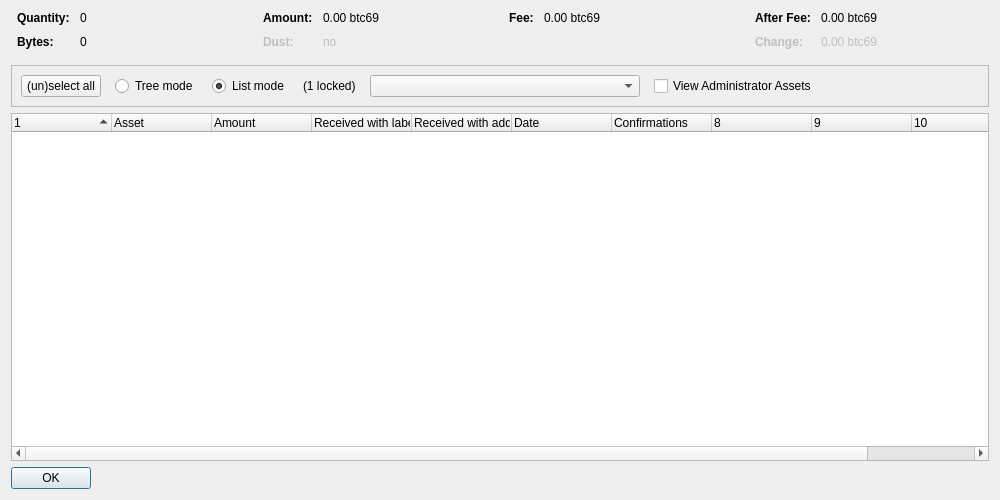
<?xml version="1.0" encoding="UTF-8"?>
<ui version="4.0">
 <class>AssetControlDialog</class>
 <widget class="QDialog" name="AssetControlDialog">
  <property name="geometry">
   <rect>
    <x>0</x>
    <y>0</y>
    <width>1000</width>
    <height>500</height>
   </rect>
  </property>
  <property name="windowTitle">
   <string>Asset Selection</string>
  </property>
  <layout class="QVBoxLayout" name="verticalLayout">
   <item>
    <layout class="QHBoxLayout" name="horizontalLayoutTop" stretch="0,0,0,0">
     <property name="topMargin">
      <number>0</number>
     </property>
     <property name="bottomMargin">
      <number>10</number>
     </property>
     <item>
      <layout class="QFormLayout" name="formLayoutAssetControl1">
       <property name="horizontalSpacing">
        <number>10</number>
       </property>
       <property name="verticalSpacing">
        <number>10</number>
       </property>
       <property name="leftMargin">
        <number>6</number>
       </property>
       <property name="rightMargin">
        <number>6</number>
       </property>
       <item row="0" column="0">
        <widget class="QLabel" name="labelAssetControlQuantityText">
         <property name="font">
          <font>
           <weight>75</weight>
           <bold>true</bold>
          </font>
         </property>
         <property name="text">
          <string>Quantity:</string>
         </property>
        </widget>
       </item>
       <item row="0" column="1">
        <widget class="QLabel" name="labelAssetControlQuantity">
         <property name="cursor">
          <cursorShape>IBeamCursor</cursorShape>
         </property>
         <property name="contextMenuPolicy">
          <enum>Qt::ActionsContextMenu</enum>
         </property>
         <property name="text">
          <string notr="true">0</string>
         </property>
         <property name="textInteractionFlags">
          <set>Qt::LinksAccessibleByMouse|Qt::TextSelectableByKeyboard|Qt::TextSelectableByMouse</set>
         </property>
        </widget>
       </item>
       <item row="1" column="0">
        <widget class="QLabel" name="labelAssetControlBytesText">
         <property name="font">
          <font>
           <weight>75</weight>
           <bold>true</bold>
          </font>
         </property>
         <property name="text">
          <string>Bytes:</string>
         </property>
        </widget>
       </item>
       <item row="1" column="1">
        <widget class="QLabel" name="labelAssetControlBytes">
         <property name="cursor">
          <cursorShape>IBeamCursor</cursorShape>
         </property>
         <property name="contextMenuPolicy">
          <enum>Qt::ActionsContextMenu</enum>
         </property>
         <property name="text">
          <string notr="true">0</string>
         </property>
         <property name="textInteractionFlags">
          <set>Qt::LinksAccessibleByMouse|Qt::TextSelectableByKeyboard|Qt::TextSelectableByMouse</set>
         </property>
        </widget>
       </item>
      </layout>
     </item>
     <item>
      <layout class="QFormLayout" name="formLayoutAssetControl2">
       <property name="horizontalSpacing">
        <number>10</number>
       </property>
       <property name="verticalSpacing">
        <number>10</number>
       </property>
       <property name="leftMargin">
        <number>6</number>
       </property>
       <property name="rightMargin">
        <number>6</number>
       </property>
       <item row="0" column="0">
        <widget class="QLabel" name="labelAssetControlAmountText">
         <property name="font">
          <font>
           <weight>75</weight>
           <bold>true</bold>
          </font>
         </property>
         <property name="text">
          <string>Amount:</string>
         </property>
        </widget>
       </item>
       <item row="0" column="1">
        <widget class="QLabel" name="labelAssetControlAmount">
         <property name="cursor">
          <cursorShape>IBeamCursor</cursorShape>
         </property>
         <property name="contextMenuPolicy">
          <enum>Qt::ActionsContextMenu</enum>
         </property>
         <property name="text">
          <string notr="true">0.00 btc69</string>
         </property>
         <property name="textInteractionFlags">
          <set>Qt::LinksAccessibleByMouse|Qt::TextSelectableByKeyboard|Qt::TextSelectableByMouse</set>
         </property>
        </widget>
       </item>
       <item row="1" column="0">
        <widget class="QLabel" name="labelAssetControlLowOutputText">
         <property name="enabled">
          <bool>false</bool>
         </property>
         <property name="font">
          <font>
           <weight>75</weight>
           <bold>true</bold>
          </font>
         </property>
         <property name="text">
          <string>Dust:</string>
         </property>
        </widget>
       </item>
       <item row="1" column="1">
        <widget class="QLabel" name="labelAssetControlLowOutput">
         <property name="enabled">
          <bool>false</bool>
         </property>
         <property name="cursor">
          <cursorShape>IBeamCursor</cursorShape>
         </property>
         <property name="contextMenuPolicy">
          <enum>Qt::ActionsContextMenu</enum>
         </property>
         <property name="text">
          <string notr="true">no</string>
         </property>
         <property name="textInteractionFlags">
          <set>Qt::LinksAccessibleByMouse|Qt::TextSelectableByKeyboard|Qt::TextSelectableByMouse</set>
         </property>
        </widget>
       </item>
      </layout>
     </item>
     <item>
      <layout class="QFormLayout" name="formLayoutAssetControl3">
       <property name="horizontalSpacing">
        <number>10</number>
       </property>
       <property name="verticalSpacing">
        <number>10</number>
       </property>
       <property name="leftMargin">
        <number>6</number>
       </property>
       <property name="rightMargin">
        <number>6</number>
       </property>
       <item row="0" column="0">
        <widget class="QLabel" name="labelAssetControlFeeText">
         <property name="font">
          <font>
           <weight>75</weight>
           <bold>true</bold>
          </font>
         </property>
         <property name="text">
          <string>Fee:</string>
         </property>
        </widget>
       </item>
       <item row="0" column="1">
        <widget class="QLabel" name="labelAssetControlFee">
         <property name="cursor">
          <cursorShape>IBeamCursor</cursorShape>
         </property>
         <property name="contextMenuPolicy">
          <enum>Qt::ActionsContextMenu</enum>
         </property>
         <property name="text">
          <string notr="true">0.00 btc69</string>
         </property>
         <property name="textInteractionFlags">
          <set>Qt::LinksAccessibleByMouse|Qt::TextSelectableByKeyboard|Qt::TextSelectableByMouse</set>
         </property>
        </widget>
       </item>
      </layout>
     </item>
     <item>
      <layout class="QFormLayout" name="formLayoutAssetControl4">
       <property name="horizontalSpacing">
        <number>10</number>
       </property>
       <property name="verticalSpacing">
        <number>10</number>
       </property>
       <property name="leftMargin">
        <number>6</number>
       </property>
       <property name="rightMargin">
        <number>6</number>
       </property>
       <item row="0" column="0">
        <widget class="QLabel" name="labelAssetControlAfterFeeText">
         <property name="font">
          <font>
           <weight>75</weight>
           <bold>true</bold>
          </font>
         </property>
         <property name="text">
          <string>After Fee:</string>
         </property>
        </widget>
       </item>
       <item row="0" column="1">
        <widget class="QLabel" name="labelAssetControlAfterFee">
         <property name="cursor">
          <cursorShape>IBeamCursor</cursorShape>
         </property>
         <property name="contextMenuPolicy">
          <enum>Qt::ActionsContextMenu</enum>
         </property>
         <property name="text">
          <string notr="true">0.00 btc69</string>
         </property>
         <property name="textInteractionFlags">
          <set>Qt::LinksAccessibleByMouse|Qt::TextSelectableByKeyboard|Qt::TextSelectableByMouse</set>
         </property>
        </widget>
       </item>
       <item row="1" column="0">
        <widget class="QLabel" name="labelAssetControlChangeText">
         <property name="enabled">
          <bool>false</bool>
         </property>
         <property name="font">
          <font>
           <weight>75</weight>
           <bold>true</bold>
          </font>
         </property>
         <property name="text">
          <string>Change:</string>
         </property>
        </widget>
       </item>
       <item row="1" column="1">
        <widget class="QLabel" name="labelAssetControlChange">
         <property name="enabled">
          <bool>false</bool>
         </property>
         <property name="cursor">
          <cursorShape>IBeamCursor</cursorShape>
         </property>
         <property name="contextMenuPolicy">
          <enum>Qt::ActionsContextMenu</enum>
         </property>
         <property name="text">
          <string notr="true">0.00 btc69</string>
         </property>
         <property name="textInteractionFlags">
          <set>Qt::LinksAccessibleByMouse|Qt::TextSelectableByKeyboard|Qt::TextSelectableByMouse</set>
         </property>
        </widget>
       </item>
      </layout>
     </item>
    </layout>
   </item>
   <item>
    <widget class="QFrame" name="frame">
     <property name="minimumSize">
      <size>
       <width>0</width>
       <height>40</height>
      </size>
     </property>
     <property name="frameShape">
      <enum>QFrame::StyledPanel</enum>
     </property>
     <property name="frameShadow">
      <enum>QFrame::Sunken</enum>
     </property>
     <layout class="QHBoxLayout" name="horizontalLayout">
      <item>
       <layout class="QHBoxLayout" name="horizontalLayoutPanel" stretch="0,0,0,0,0,0,0">
        <property name="spacing">
         <number>14</number>
        </property>
        <item>
         <widget class="QPushButton" name="pushButtonSelectAll">
          <property name="sizePolicy">
           <sizepolicy hsizetype="Maximum" vsizetype="Fixed">
            <horstretch>0</horstretch>
            <verstretch>0</verstretch>
           </sizepolicy>
          </property>
          <property name="text">
           <string>(un)select all</string>
          </property>
          <property name="autoDefault">
           <bool>false</bool>
          </property>
         </widget>
        </item>
        <item>
         <widget class="QRadioButton" name="radioTreeMode">
          <property name="sizePolicy">
           <sizepolicy hsizetype="Maximum" vsizetype="Fixed">
            <horstretch>0</horstretch>
            <verstretch>0</verstretch>
           </sizepolicy>
          </property>
          <property name="text">
           <string>Tree mode</string>
          </property>
         </widget>
        </item>
        <item>
         <widget class="QRadioButton" name="radioListMode">
          <property name="sizePolicy">
           <sizepolicy hsizetype="Maximum" vsizetype="Fixed">
            <horstretch>0</horstretch>
            <verstretch>0</verstretch>
           </sizepolicy>
          </property>
          <property name="text">
           <string>List mode</string>
          </property>
          <property name="checked">
           <bool>true</bool>
          </property>
         </widget>
        </item>
        <item>
         <widget class="QLabel" name="labelLocked">
          <property name="text">
           <string notr="true">(1 locked)</string>
          </property>
         </widget>
        </item>
        <item>
         <widget class="QComboBox" name="assetList">
          <property name="minimumContentsLength">
           <number>30</number>
          </property>
         </widget>
        </item>
        <item>
         <widget class="QCheckBox" name="viewAdministrator">
          <property name="toolTip">
           <string>View assets that you have the ownership asset for</string>
          </property>
          <property name="text">
           <string>View Administrator Assets</string>
          </property>
         </widget>
        </item>
        <item>
         <spacer name="horizontalSpacer">
          <property name="orientation">
           <enum>Qt::Horizontal</enum>
          </property>
          <property name="sizeHint" stdset="0">
           <size>
            <width>40</width>
            <height>20</height>
           </size>
          </property>
         </spacer>
        </item>
       </layout>
      </item>
     </layout>
    </widget>
   </item>
   <item>
    <widget class="AssetControlTreeWidget" name="treeWidget">
     <property name="contextMenuPolicy">
      <enum>Qt::CustomContextMenu</enum>
     </property>
     <property name="sortingEnabled">
      <bool>false</bool>
     </property>
     <property name="columnCount">
      <number>11</number>
     </property>
     <attribute name="headerShowSortIndicator" stdset="0">
      <bool>true</bool>
     </attribute>
     <attribute name="headerStretchLastSection">
      <bool>false</bool>
     </attribute>
     <column>
      <property name="text">
       <string/>
      </property>
     </column>
     <column>
      <property name="text">
       <string>Asset</string>
      </property>
     </column>
     <column>
      <property name="text">
       <string>Amount</string>
      </property>
     </column>
     <column>
      <property name="text">
       <string>Received with label</string>
      </property>
     </column>
     <column>
      <property name="text">
       <string>Received with address</string>
      </property>
     </column>
     <column>
      <property name="text">
       <string>Date</string>
      </property>
     </column>
     <column>
      <property name="text">
       <string>Confirmations</string>
      </property>
      <property name="toolTip">
       <string>Confirmed</string>
      </property>
     </column>
     <column>
      <property name="text">
       <string/>
      </property>
     </column>
     <column>
      <property name="text">
       <string/>
      </property>
     </column>
     <column>
      <property name="text">
       <string/>
      </property>
     </column>
     <column>
      <property name="text">
       <string/>
      </property>
     </column>
    </widget>
   </item>
   <item>
    <widget class="QDialogButtonBox" name="buttonBox">
     <property name="sizePolicy">
      <sizepolicy hsizetype="Maximum" vsizetype="Fixed">
       <horstretch>0</horstretch>
       <verstretch>0</verstretch>
      </sizepolicy>
     </property>
     <property name="orientation">
      <enum>Qt::Horizontal</enum>
     </property>
     <property name="standardButtons">
      <set>QDialogButtonBox::Ok</set>
     </property>
    </widget>
   </item>
  </layout>
 </widget>
 <customwidgets>
  <customwidget>
   <class>AssetControlTreeWidget</class>
   <extends>QTreeWidget</extends>
   <header location="global">assetcontroltreewidget.h</header>
  </customwidget>
 </customwidgets>
 <resources/>
 <connections/>
</ui>
